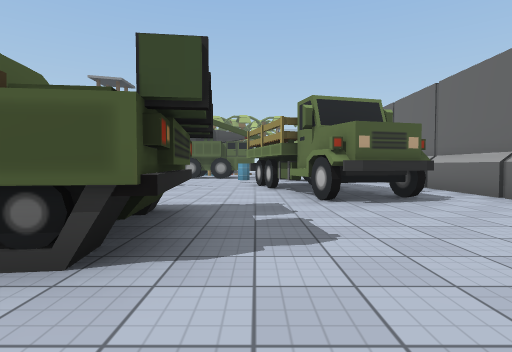
view 1 (above)

24 first-person views from a walk through a Unity game level. The camera is 1.2 m above the floor, tilts 2° down and sees 80° across. The floor is counted in squares, 2 m on a side. Each view is taken from the middle of a square. On the plan, view 1 faces up. The plan holds only what a view shows up to about 9 squares ahead; the rest is blank. The place goes on beyond the plan. Some animated figures are left out. Some surface patterns are stand-ins.

view 2
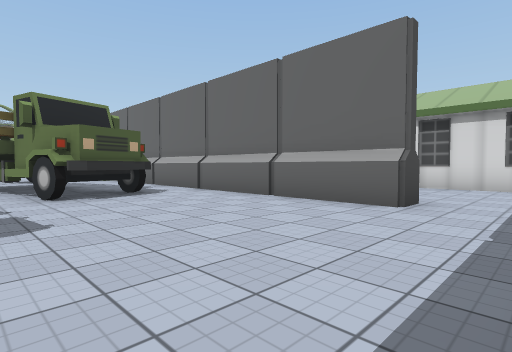

view 3
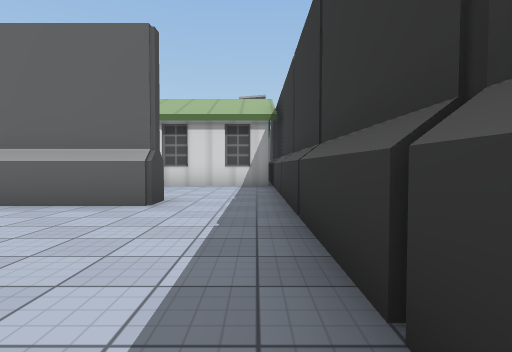

view 4
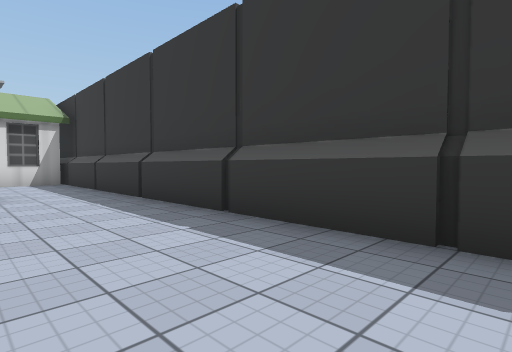

view 5
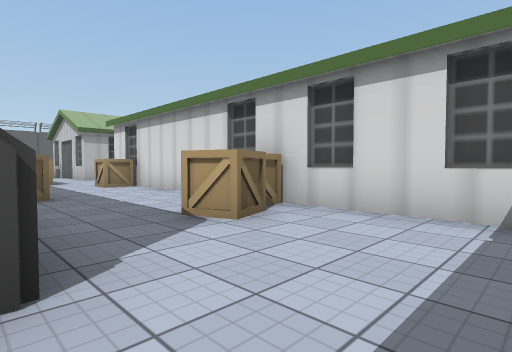

view 6
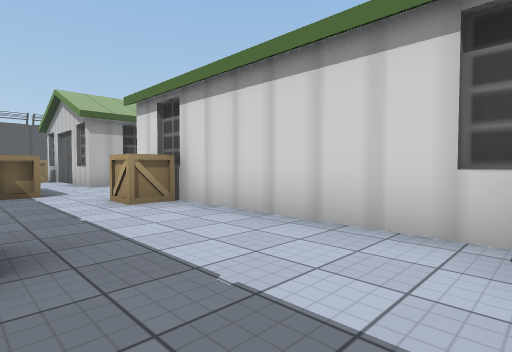

view 7
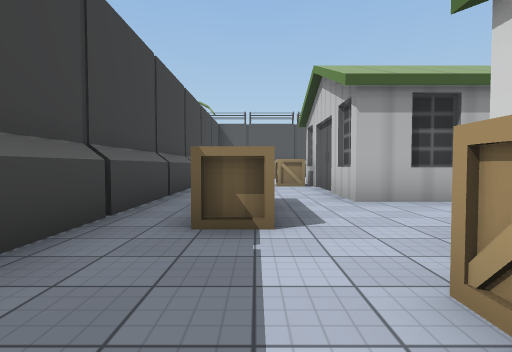

view 8
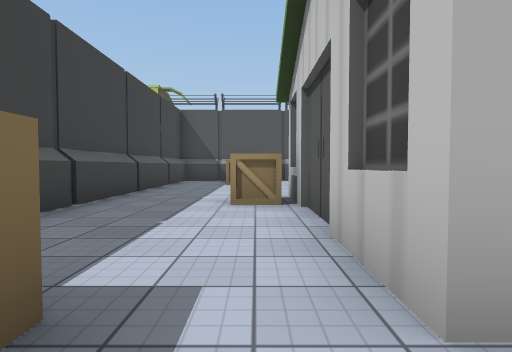

view 9
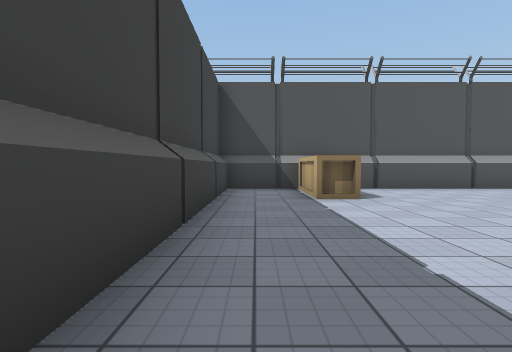

view 10
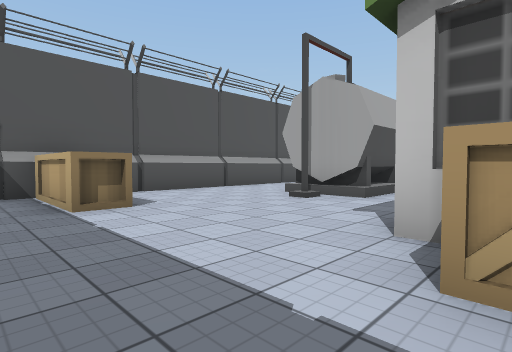

view 11
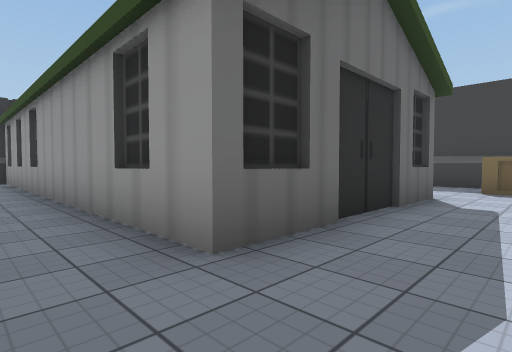

view 12
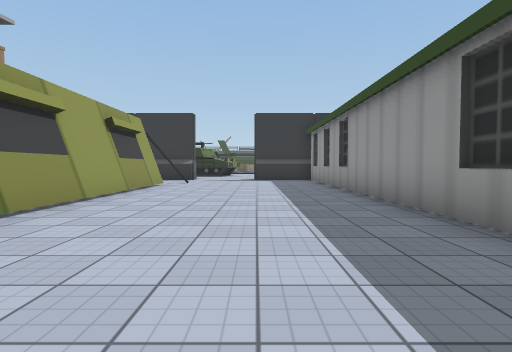

view 13
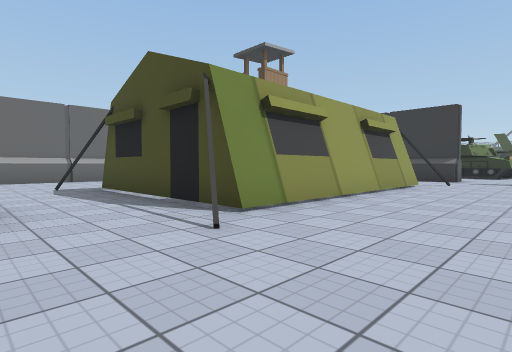

view 14
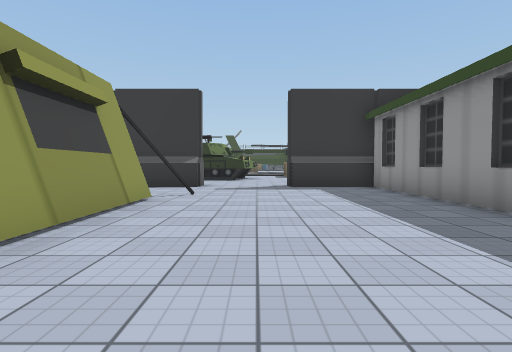

view 15
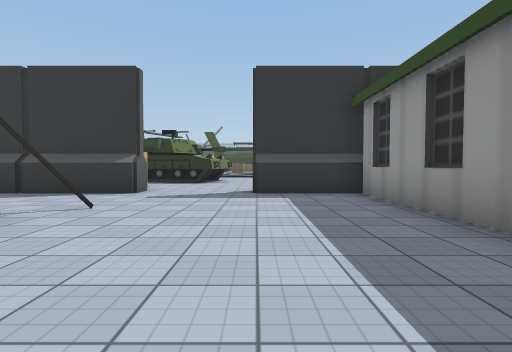

view 16
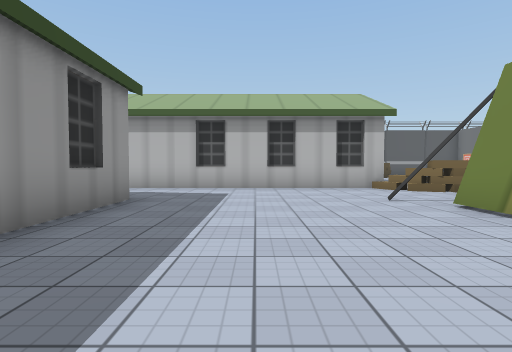

view 17
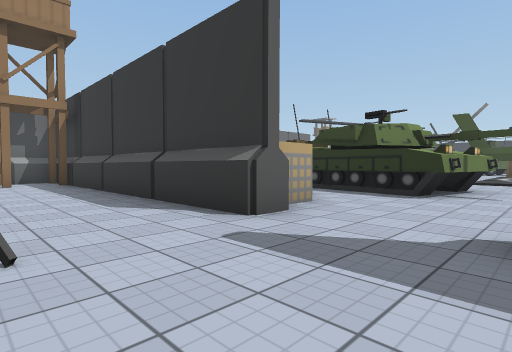

view 18
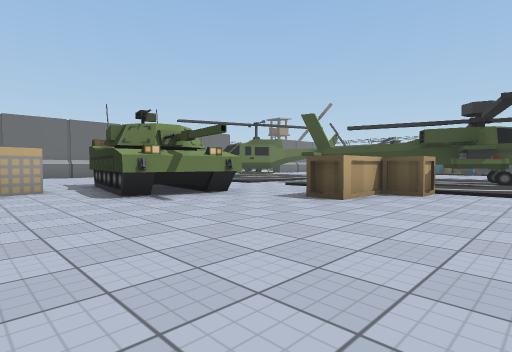

view 19
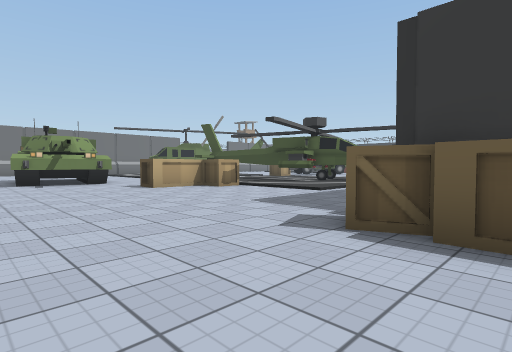

view 20
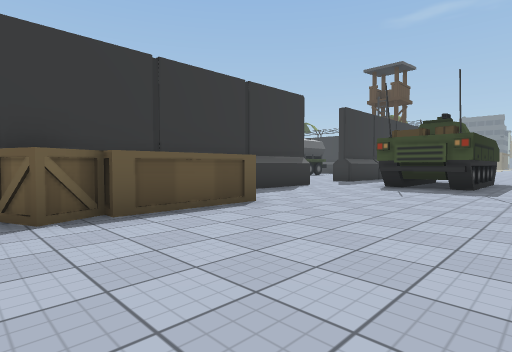

view 21
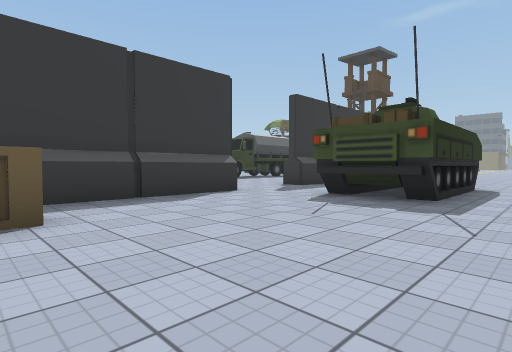

view 22
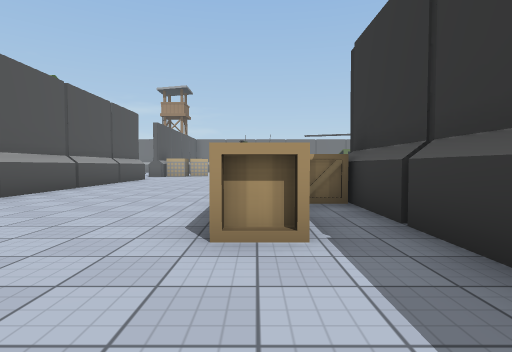

view 23
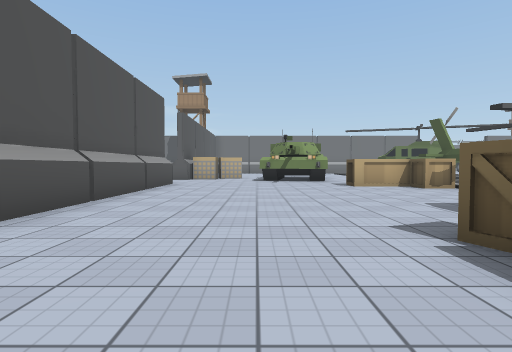

view 24
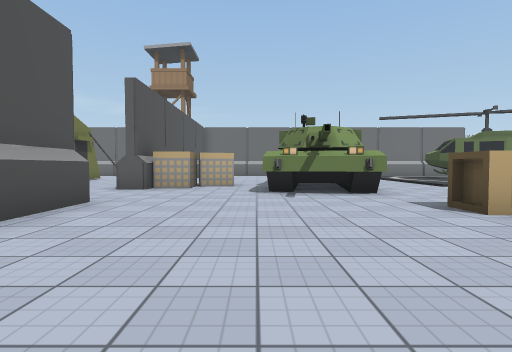

### Floor plan
Ten units are one square. View 1 is at (0, 0); x grows to the right and y downward. Boxes are objects, and circles mark ways between rooms. Rooms are numbered by the first view taken in them; rooms with no view inside come last. Other rooms are left out.
<svg viewBox="-30 -233 252 343">
<path fill="none" stroke="#000" d="M-6 -23 -11 -23M45 -6 45 -45M36 15 46 15M-19 15 35 15M-9 -44 -6 -17 -16 -16M-12 -42 -9 -17M88 -120 88 -170M53 -130 53 -106M53 -105 53 -84M53 -155 53 -131M53 -180 53 -156M114 -186 114 -204M117 -186 117 -204M53 -205 53 -181M53 -216 53 -208M71 -228 53 -228 53 -220M106 -228 86 -228M54 -6 45 -6M88 14 88 -94M46 15 83 15M121 -94 138 -94 138 15 161 15M189 -88 184 -92M189 -15 189 -84M184 -8 189 -12M184 -120 126 -120M88 -94 120 -94M104 -120 88 -120M171 77 175 51M178 52 217 59M160 23 136 23M135 23 111 23M110 23 86 23M191 23 186 23M11 85 80 85M5 44 5 66M2 50 9 50M-25 44 9 44 9 66M175 58 177 52M177 59 178 52M173 76 173 70M174 75 175 70"/>
<rect x="55" y="-65" width="10" height="20" fill="#bbb"><title>crate</title></rect>
<rect x="65" y="-25" width="20" height="10" fill="#bbb"><title>crate</title></rect>
<rect x="65" y="-125" width="10" height="30" fill="#bbb"><title>other object</title></rect>
<rect x="65" y="-225" width="20" height="20" fill="#bbb"><title>other object</title></rect>
<rect x="75" y="-35" width="10" height="10" fill="#bbb"><title>crate</title></rect>
<rect x="75" y="-85" width="10" height="10" fill="#bbb"><title>crate</title></rect>
<rect x="75" y="-165" width="10" height="10" fill="#bbb"><title>crate</title></rect>
<rect x="55" y="65" width="20" height="10" fill="#bbb"><title>other object</title></rect>
<rect x="75" y="75" width="10" height="10" fill="#bbb"><title>crate</title></rect>
<rect x="75" y="65" width="10" height="10" fill="#bbb"><title>crate</title></rect>
<rect x="135" y="95" width="20" height="10" fill="#bbb"><title>crate</title></rect>
<rect x="145" y="75" width="10" height="20" fill="#bbb"><title>other object</title></rect>
<rect x="185" y="25" width="20" height="10" fill="#bbb"><title>other object</title></rect>
<rect x="195" y="35" width="10" height="10" fill="#bbb"><title>other object</title></rect>
<circle cx="50" cy="5" r="3" fill="#2a7"/>
<circle cx="85" cy="-105" r="3" fill="#2a7"/>
<text x="10" y="-10">1</text>
<text x="70" y="-120">2</text>
<text x="150" y="-60">3</text>
<text x="150" y="60">4</text>
</svg>
Room 1 opens to room 2. Room 2 opens to room 3.

Where each view was taken, in squares from view 1:
view 1: 0 up, 0 right, facing up
view 2: 1 down, 0 right, facing up-right
view 3: 1 down, 0 right, facing right
view 4: 1 up, 2 left, facing down-right
view 5: 1 down, 5 right, facing up-right
view 6: 3 up, 6 right, facing up-right
view 7: 7 up, 7 right, facing up
view 8: 11 up, 8 right, facing up
view 9: 15 up, 6 right, facing up
view 10: 16 up, 6 right, facing up-right
view 11: 11 up, 15 right, facing down-left
view 12: 11 up, 16 right, facing down
view 13: 11 up, 16 right, facing down-right
view 14: 7 up, 17 right, facing down
view 15: 5 up, 16 right, facing down
view 16: 4 up, 16 right, facing up
view 17: 1 up, 16 right, facing down-right
view 18: 3 down, 12 right, facing down-right
view 19: 4 down, 7 right, facing down-right
view 20: 3 down, 9 right, facing down-left
view 21: 3 down, 6 right, facing down-left
view 22: 7 down, 3 right, facing right
view 23: 5 down, 6 right, facing right
view 24: 5 down, 11 right, facing right
